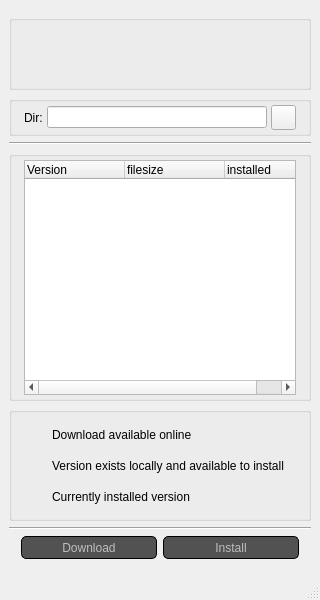
<?xml version="1.0" encoding="UTF-8"?>
<ui version="4.0">
 <class>MainWindow</class>
 <widget class="QMainWindow" name="MainWindow">
  <property name="geometry">
   <rect>
    <x>0</x>
    <y>0</y>
    <width>320</width>
    <height>600</height>
   </rect>
  </property>
  <property name="minimumSize">
   <size>
    <width>320</width>
    <height>600</height>
   </size>
  </property>
  <property name="maximumSize">
   <size>
    <width>320</width>
    <height>600</height>
   </size>
  </property>
  <property name="windowTitle">
   <string>MANSUR  Version-Manager</string>
  </property>
  <widget class="QWidget" name="centralwidget">
   <layout class="QVBoxLayout" name="verticalLayout">
    <item>
     <widget class="QWidget" name="header" native="true">
      <layout class="QHBoxLayout" name="horizontalLayout_4">
       <property name="leftMargin">
        <number>0</number>
       </property>
       <property name="topMargin">
        <number>0</number>
       </property>
       <property name="rightMargin">
        <number>0</number>
       </property>
       <property name="bottomMargin">
        <number>0</number>
       </property>
       <item>
        <layout class="QHBoxLayout" name="headerLayout"/>
       </item>
      </layout>
     </widget>
    </item>
    <item>
     <widget class="QGroupBox" name="groupBox">
      <property name="minimumSize">
       <size>
        <width>0</width>
        <height>75</height>
       </size>
      </property>
      <property name="maximumSize">
       <size>
        <width>16777215</width>
        <height>75</height>
       </size>
      </property>
      <property name="accessibleName">
       <string>transparent</string>
      </property>
      <property name="title">
       <string/>
      </property>
      <layout class="QHBoxLayout" name="horizontalLayout_2">
       <property name="leftMargin">
        <number>5</number>
       </property>
       <property name="topMargin">
        <number>5</number>
       </property>
       <property name="rightMargin">
        <number>5</number>
       </property>
       <property name="bottomMargin">
        <number>5</number>
       </property>
       <item>
        <spacer name="horizontalSpacer">
         <property name="orientation">
          <enum>Qt::Horizontal</enum>
         </property>
         <property name="sizeType">
          <enum>QSizePolicy::Expanding</enum>
         </property>
         <property name="sizeHint" stdset="0">
          <size>
           <width>10</width>
           <height>20</height>
          </size>
         </property>
        </spacer>
       </item>
       <item>
        <widget class="QLabel" name="iconLbl">
         <property name="text">
          <string/>
         </property>
         <property name="alignment">
          <set>Qt::AlignRight|Qt::AlignTrailing|Qt::AlignVCenter</set>
         </property>
        </widget>
       </item>
       <item>
        <spacer name="horizontalSpacer_4">
         <property name="orientation">
          <enum>Qt::Horizontal</enum>
         </property>
         <property name="sizeType">
          <enum>QSizePolicy::Expanding</enum>
         </property>
         <property name="sizeHint" stdset="0">
          <size>
           <width>10</width>
           <height>20</height>
          </size>
         </property>
        </spacer>
       </item>
      </layout>
     </widget>
    </item>
    <item>
     <widget class="QGroupBox" name="groupBox_3">
      <property name="accessibleName">
       <string>transparent</string>
      </property>
      <property name="title">
       <string/>
      </property>
      <layout class="QHBoxLayout" name="horizontalLayout_6">
       <property name="spacing">
        <number>4</number>
       </property>
       <property name="leftMargin">
        <number>12</number>
       </property>
       <property name="topMargin">
        <number>3</number>
       </property>
       <property name="rightMargin">
        <number>12</number>
       </property>
       <property name="bottomMargin">
        <number>3</number>
       </property>
       <item>
        <widget class="QLabel" name="label">
         <property name="text">
          <string>Dir:</string>
         </property>
        </widget>
       </item>
       <item>
        <widget class="QLineEdit" name="currentRoot_le"/>
       </item>
       <item>
        <widget class="QPushButton" name="openInstallDir_btn">
         <property name="minimumSize">
          <size>
           <width>25</width>
           <height>25</height>
          </size>
         </property>
         <property name="maximumSize">
          <size>
           <width>25</width>
           <height>25</height>
          </size>
         </property>
         <property name="toolTip">
          <string>Go to install directory</string>
         </property>
         <property name="text">
          <string/>
         </property>
        </widget>
       </item>
      </layout>
     </widget>
    </item>
    <item>
     <widget class="Line" name="line">
      <property name="accessibleName">
       <string>HLine</string>
      </property>
      <property name="orientation">
       <enum>Qt::Horizontal</enum>
      </property>
     </widget>
    </item>
    <item>
     <widget class="QGroupBox" name="groupBox_2">
      <property name="minimumSize">
       <size>
        <width>0</width>
        <height>0</height>
       </size>
      </property>
      <property name="accessibleName">
       <string>transparent</string>
      </property>
      <property name="title">
       <string/>
      </property>
      <layout class="QGridLayout" name="gridLayout">
       <property name="leftMargin">
        <number>12</number>
       </property>
       <property name="topMargin">
        <number>3</number>
       </property>
       <property name="rightMargin">
        <number>12</number>
       </property>
       <property name="bottomMargin">
        <number>3</number>
       </property>
       <property name="horizontalSpacing">
        <number>4</number>
       </property>
       <item row="1" column="0">
        <widget class="QTreeWidget" name="versions_trv">
         <property name="styleSheet">
          <string notr="true">font: 10pt &quot;MS Shell Dlg 2&quot;;</string>
         </property>
         <property name="indentation">
          <number>3</number>
         </property>
         <column>
          <property name="text">
           <string>Version</string>
          </property>
         </column>
         <column>
          <property name="text">
           <string>filesize</string>
          </property>
         </column>
         <column>
          <property name="text">
           <string>installed</string>
          </property>
         </column>
        </widget>
       </item>
      </layout>
     </widget>
    </item>
    <item>
     <widget class="QGroupBox" name="groupBox_4">
      <property name="title">
       <string/>
      </property>
      <layout class="QGridLayout" name="gridLayout_3">
       <item row="0" column="0">
        <widget class="QLabel" name="lgndOnline_lbl">
         <property name="minimumSize">
          <size>
           <width>25</width>
           <height>25</height>
          </size>
         </property>
         <property name="maximumSize">
          <size>
           <width>25</width>
           <height>25</height>
          </size>
         </property>
         <property name="text">
          <string/>
         </property>
        </widget>
       </item>
       <item row="2" column="0">
        <widget class="QLabel" name="lgndLocal_lbl">
         <property name="minimumSize">
          <size>
           <width>21</width>
           <height>21</height>
          </size>
         </property>
         <property name="maximumSize">
          <size>
           <width>21</width>
           <height>21</height>
          </size>
         </property>
         <property name="text">
          <string/>
         </property>
        </widget>
       </item>
       <item row="3" column="0">
        <widget class="QLabel" name="lgndCurrent_lbl">
         <property name="minimumSize">
          <size>
           <width>20</width>
           <height>20</height>
          </size>
         </property>
         <property name="maximumSize">
          <size>
           <width>20</width>
           <height>20</height>
          </size>
         </property>
         <property name="text">
          <string/>
         </property>
        </widget>
       </item>
       <item row="2" column="2">
        <widget class="QLabel" name="label_4">
         <property name="minimumSize">
          <size>
           <width>0</width>
           <height>25</height>
          </size>
         </property>
         <property name="text">
          <string>Version exists locally and available to install</string>
         </property>
        </widget>
       </item>
       <item row="0" column="2">
        <widget class="QLabel" name="label_3">
         <property name="minimumSize">
          <size>
           <width>0</width>
           <height>25</height>
          </size>
         </property>
         <property name="text">
          <string>Download available online</string>
         </property>
        </widget>
       </item>
       <item row="3" column="2">
        <widget class="QLabel" name="label_5">
         <property name="minimumSize">
          <size>
           <width>0</width>
           <height>25</height>
          </size>
         </property>
         <property name="text">
          <string>Currently installed version</string>
         </property>
        </widget>
       </item>
      </layout>
     </widget>
    </item>
    <item>
     <widget class="Line" name="line_3">
      <property name="accessibleName">
       <string>HLine</string>
      </property>
      <property name="orientation">
       <enum>Qt::Horizontal</enum>
      </property>
     </widget>
    </item>
    <item>
     <layout class="QHBoxLayout" name="horizontalLayout_3">
      <property name="leftMargin">
       <number>12</number>
      </property>
      <property name="rightMargin">
       <number>12</number>
      </property>
      <item>
       <widget class="QPushButton" name="download_btn">
        <property name="enabled">
         <bool>false</bool>
        </property>
        <property name="minimumSize">
         <size>
          <width>0</width>
          <height>23</height>
         </size>
        </property>
        <property name="styleSheet">
         <string notr="true">QPushButton{
background-color:#535252;
border-style: solid;
border-color: black;
border-width: 1px;
border-radius: 5px;}
QPushButton:hover{background-color:#707070;}
QPushButton:pressed{background-color:#1d1d1d;}</string>
        </property>
        <property name="text">
         <string>Download</string>
        </property>
       </widget>
      </item>
      <item>
       <widget class="QPushButton" name="install_btn">
        <property name="enabled">
         <bool>false</bool>
        </property>
        <property name="minimumSize">
         <size>
          <width>0</width>
          <height>23</height>
         </size>
        </property>
        <property name="styleSheet">
         <string notr="true">QPushButton{
background-color:#535252;
border-style: solid;
border-color: black;
border-width: 1px;
border-radius: 5px;}
QPushButton:hover{background-color:#707070;}
QPushButton:pressed{background-color:#1d1d1d;}</string>
        </property>
        <property name="text">
         <string>Install</string>
        </property>
       </widget>
      </item>
     </layout>
    </item>
    <item>
     <spacer name="verticalSpacer">
      <property name="orientation">
       <enum>Qt::Vertical</enum>
      </property>
      <property name="sizeType">
       <enum>QSizePolicy::Fixed</enum>
      </property>
      <property name="sizeHint" stdset="0">
       <size>
        <width>20</width>
        <height>10</height>
       </size>
      </property>
     </spacer>
    </item>
   </layout>
  </widget>
  <widget class="QMenuBar" name="menubar">
   <property name="geometry">
    <rect>
     <x>0</x>
     <y>0</y>
     <width>320</width>
     <height>21</height>
    </rect>
   </property>
  </widget>
  <widget class="QStatusBar" name="statusbar"/>
 </widget>
 <resources/>
 <connections/>
</ui>
